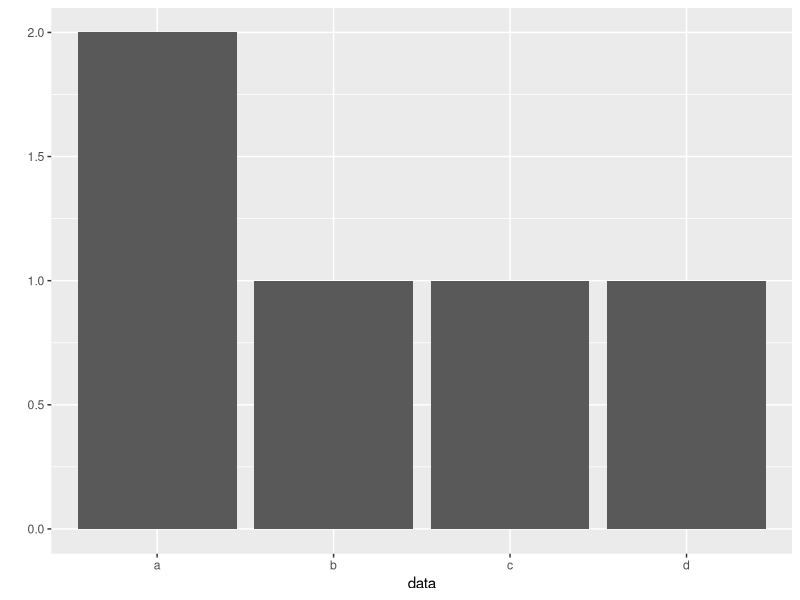
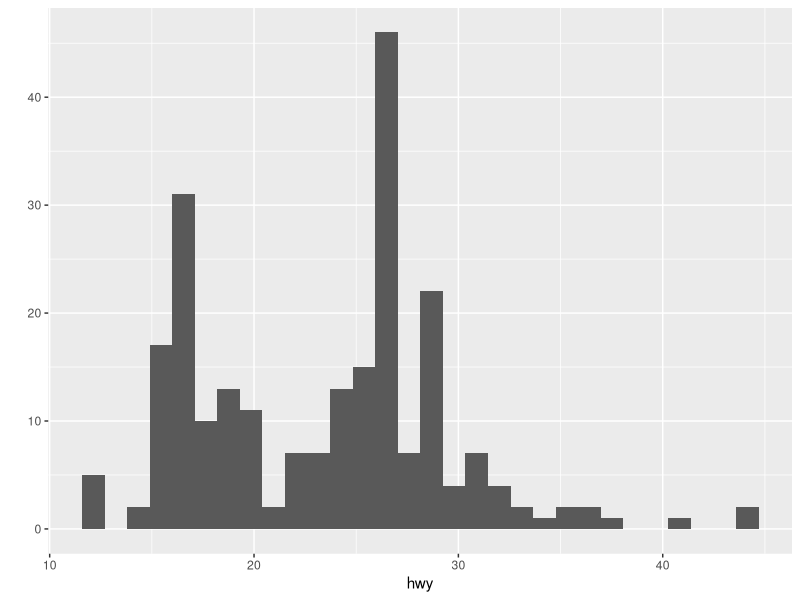
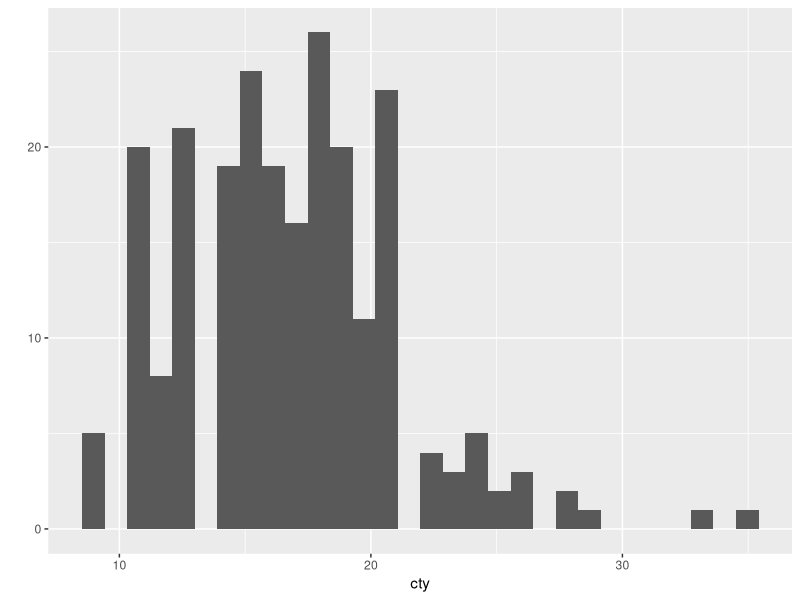
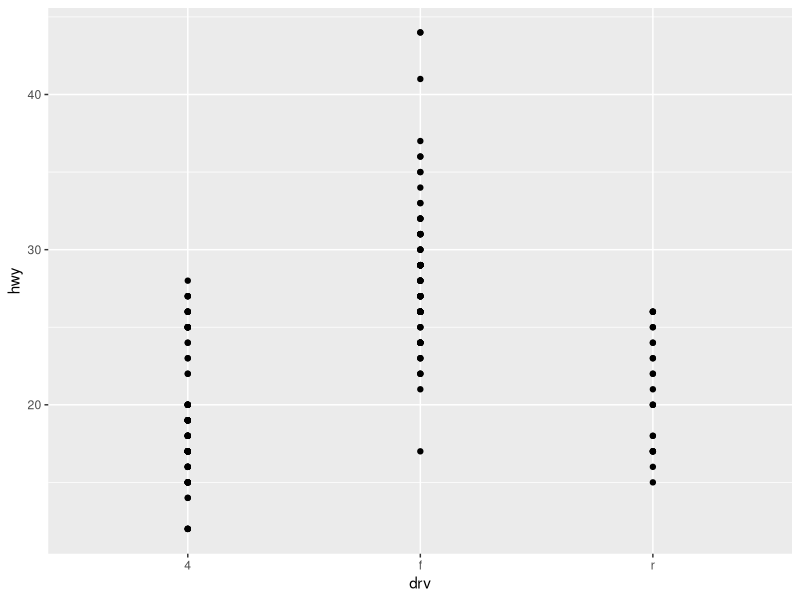
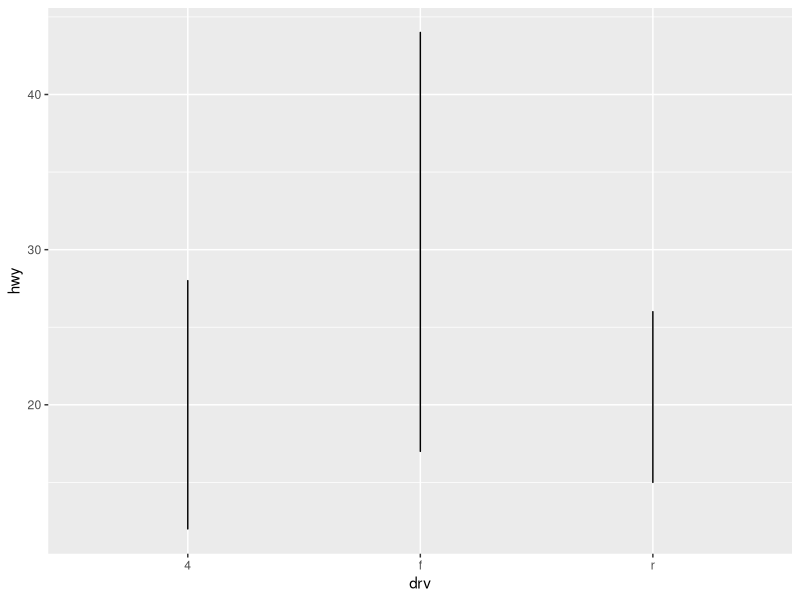
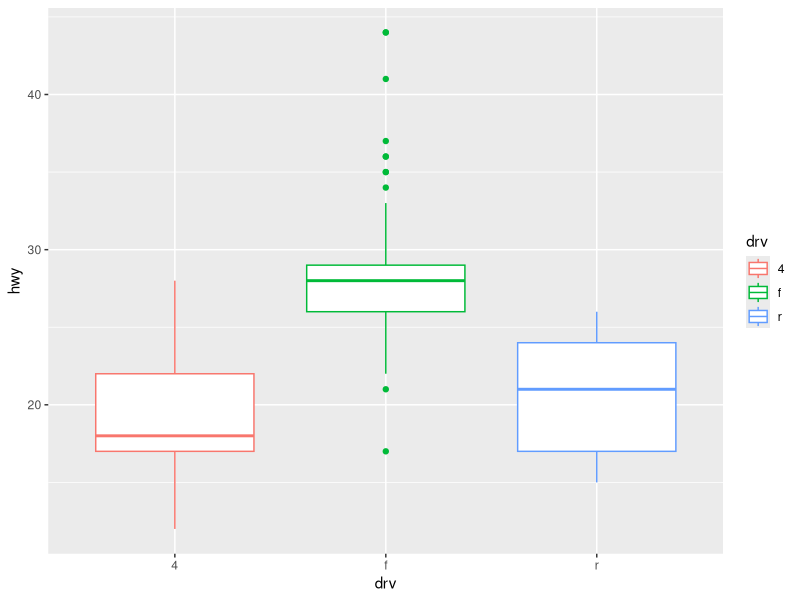

The R script that drew these images, in order:
#Python Matplotlib
#R ggplot2

#install.packages("ggplot2")
library(ggplot2)

data <- c('a','b','a','c','d')
qplot(data)


View(mpg)
class(mpg)
str(mpg)
colnames(mpg)
rownames(mpg)
mpg$hwy
qplot(data=mpg, x=hwy)
View(mpg)
qplot(data=mpg, x=cty)

qplot(data=mpg, x=drv, y=hwy)

qplot(data=mpg, x=drv, y=hwy, geom="line")

qplot(data=mpg, x=drv, y=hwy, geom="boxplot", colour = drv)
